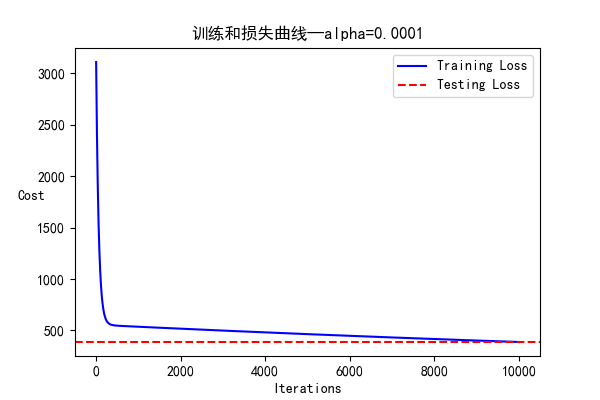

This chart was generated by the following Python code:
import numpy as np
import pandas as pd
import matplotlib.pyplot as plt
from sklearn.preprocessing import MinMaxScaler
from matplotlib import rcParams
config = {
    "mathtext.fontset":'stix',
    "font.family":'serif',
    "font.serif": ['SimHei'],
    "font.size": 10,
    'axes.unicode_minus': False
}
rcParams.update(config)
path = 'D:/qq/regress_data1.csv'
data = pd.read_csv(path)
X_data = data.iloc[:, :-1].copy()
y_data = data.iloc[:, -1].copy()
X_data.insert(0, 'Ones', 1)
X = X_data.values
y = y_data.values
def computeCost(X, y, W):
    m = len(y)
    error = np.dot(X, W) - y
    cost = np.sum(np.square(error)) / (2 * m)
    return cost
def gradientDescent(X, y, W, alpha):
    m = len(y)
    error = np.dot(X, W) - y
    gradient = np.dot(X.T, error) / m
    W = W - alpha * gradient
    return W
def linearRegression(X, y, alpha, iterations):
    cost_history = []
    W = np.zeros((X.shape[1], 1))
    for i in range(iterations):
        cost = computeCost(X, y, W)
        cost_history.append(cost)
        W = gradientDescent(X, y, W, alpha)
    return cost_history, W
alpha = 0.0001
iterations = 10000
cost_history, W = linearRegression(X, y, alpha, iterations)
X_test = X_data.values
y_test = y_data.values
test_cost = computeCost(X_test, y_test, W)
fig, ax = plt.subplots(figsize=(6, 4))
ax.plot(range(len(cost_history)), cost_history, 'b', label='Training Loss')
ax.axhline(y=test_cost, color='r', linestyle='--', label='Testing Loss')
ax.set_xlabel('Iterations')
ax.set_ylabel('Cost', rotation=0)
ax.set_title('训练和损失曲线—alpha=0.0001')
plt.legend()
plt.show()
